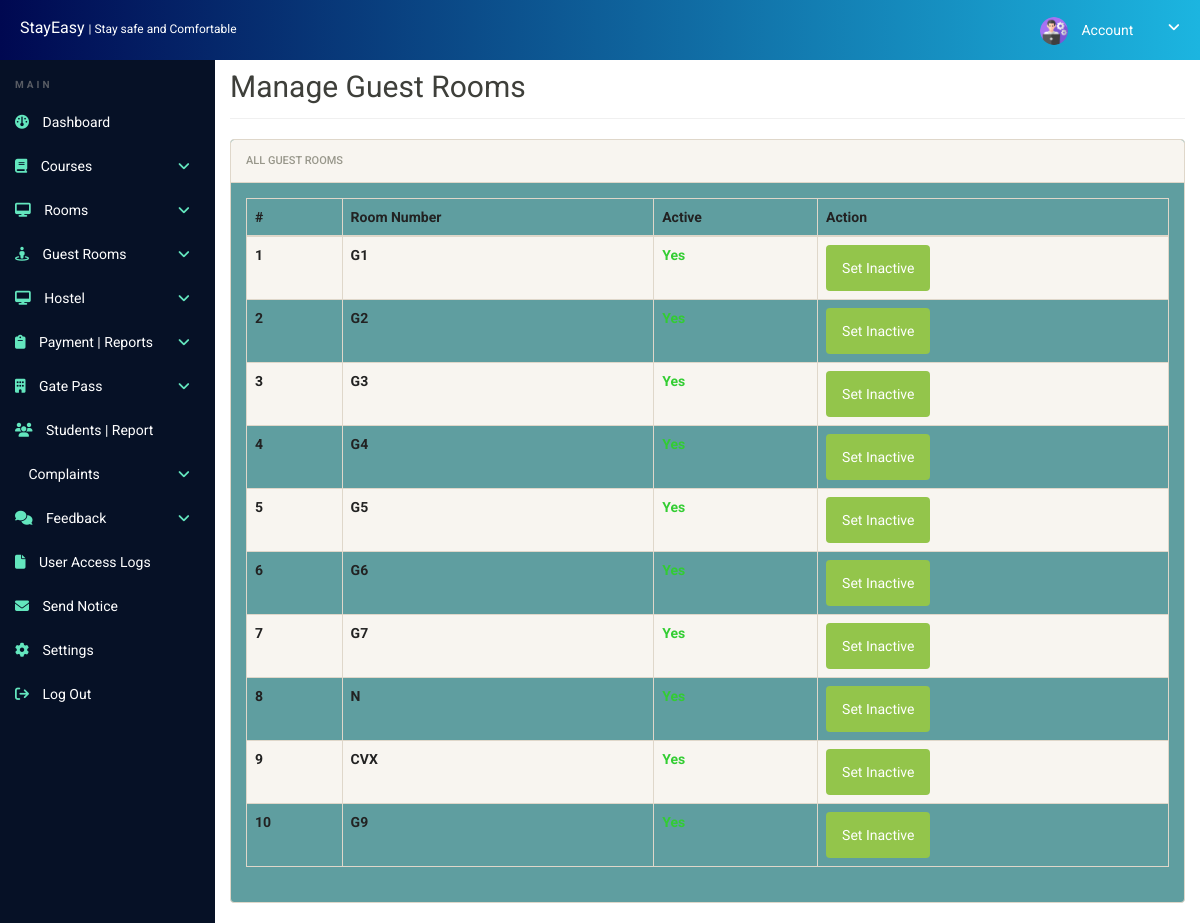
The app's page /admin/manage_guest_room-new.php (signed in), older data.
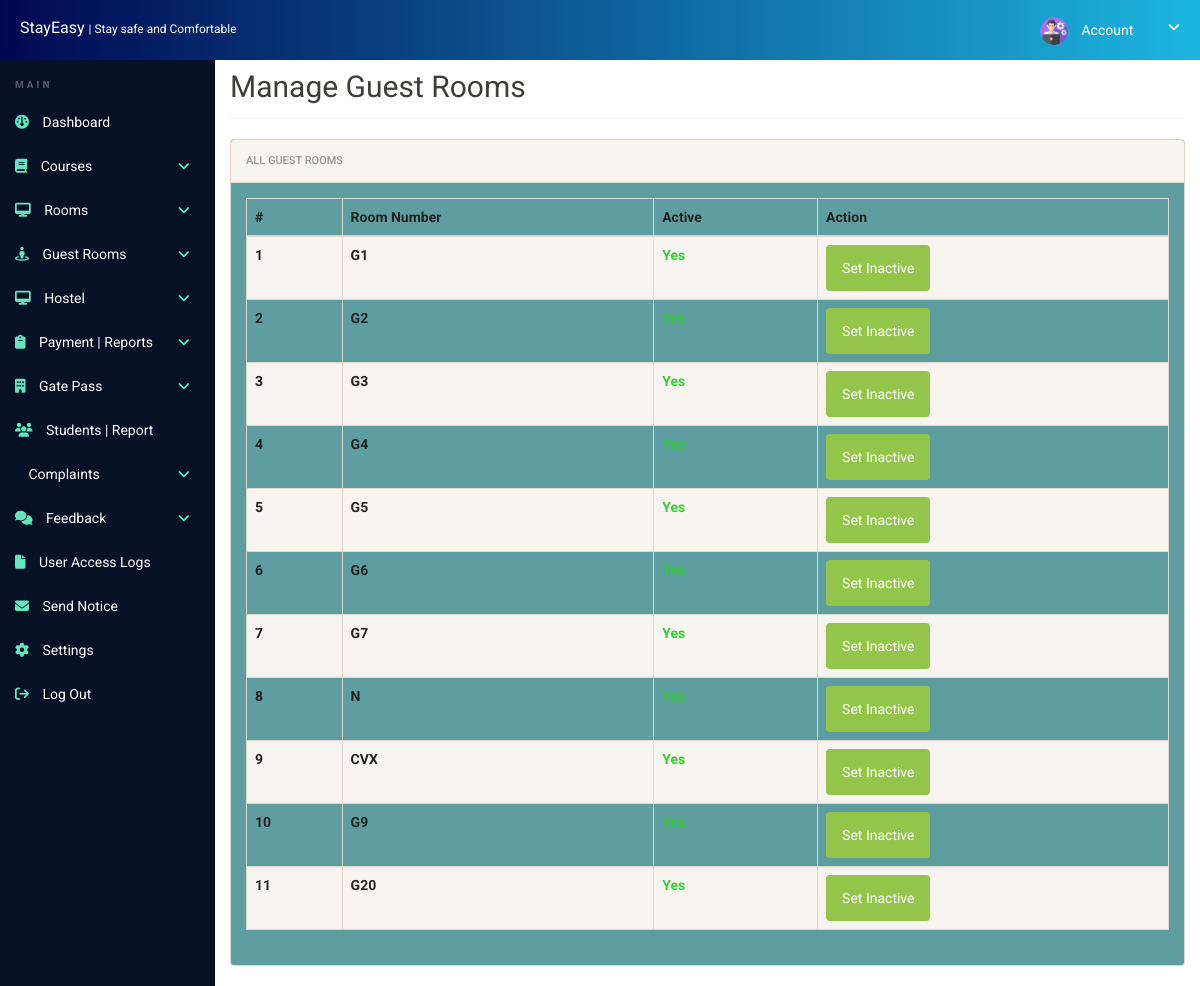
The same page, newer data.
### tables this page shows
CREATE TABLE `guest_rooms` (
  `id` int(11) NOT NULL,
  `room_no` varchar(10) NOT NULL,
  `active` enum('Yes','No') DEFAULT 'Yes'
);

### admin/manage_guest_room-new.php (the view, shortened to what this page needs)
<?php
include('includes/config.php');
?>
<!doctype html>
<html lang="en" class="no-js">
<head>
    <link rel="stylesheet" href="css/font-awesome.min.css">
    <link rel="stylesheet" href="css/bootstrap.min.css">
    <link rel="stylesheet" href="css/dataTables.bootstrap.min.css">
    <link rel="stylesheet" href="css/bootstrap-social.css">
    <link rel="stylesheet" href="css/bootstrap-select.css">
    <link rel="stylesheet" href="css/fileinput.min.css">
    <link rel="stylesheet" href="css/awesome-bootstrap-checkbox.css">
    <link rel="stylesheet" href="css/style.css">
    <link rel="stylesheet" href="https://cdnjs.cloudflare.com/ajax/libs/font-awesome/6.6.0/css/all.min.css" />
</head>
<body>
    <?php include('includes/header.php'); ?>
    <div class="ts-main-content">
        <?php include('includes/sidebar.php'); ?>
        <div class="content-wrapper">
            <div class="container-fluid">
                <div class="row">
                    <div class="col-md-12">
                        <h2 class="page-title">Manage Guest Rooms</h2>
                        <div class="panel panel-default">
                            <div class="panel-heading">All Guest Rooms</div>
                            <div class="panel-body">
                                <table id="zctb" class="display table table-striped table-bordered table-hover" cellspacing="0" width="100%">
                                    <thead>
                                        <tr>
                                            <th>#</th>
                                            <th>Room Number</th>
                                            <th>Active</th>
                                            <th>Action</th>
                                        </tr>
                                    </thead>
                                    <tbody>
                                        <?php
                                        $query = "SELECT id, room_no, active FROM guest_rooms";
                                        $stmt = $mysqli->prepare($query);
                                        $stmt->execute();
                                        $stmt->bind_result($id, $room_no, $active);
                                        $cnt = 1;
                                        while ($stmt->fetch()) {
                                            $buttonText = $active ? 'Set Inactive' : 'Set Active';
                                            $buttonClass = $active ? 'btn-success' : 'btn-warning';
                                            echo "<tr style='font-weight: 700;'>
                                                    <td>$cnt</td>
                                                    <td>$room_no</td>
                                                    <td style='color: limegreen'>$active</td>
                                                    <td>
                                                        <button class='btn $buttonClass ' data-id='$id'  data-active='$active' onclick='togleStatus()'>$buttonText</button>
                                                    </td>
                                                  </tr>";
                                            $cnt++;
                                        }
                                        ?>
                                    </tbody>
                                </table>
                            </div>
                        </div>
                    </div>
                </div>
            </div>
        </div>
    </div>
</body>
</html>

Row changes from the older to the newer data that the page shows:
added guest_rooms: room_no "G20", active "Yes", active "Set Inactive"
